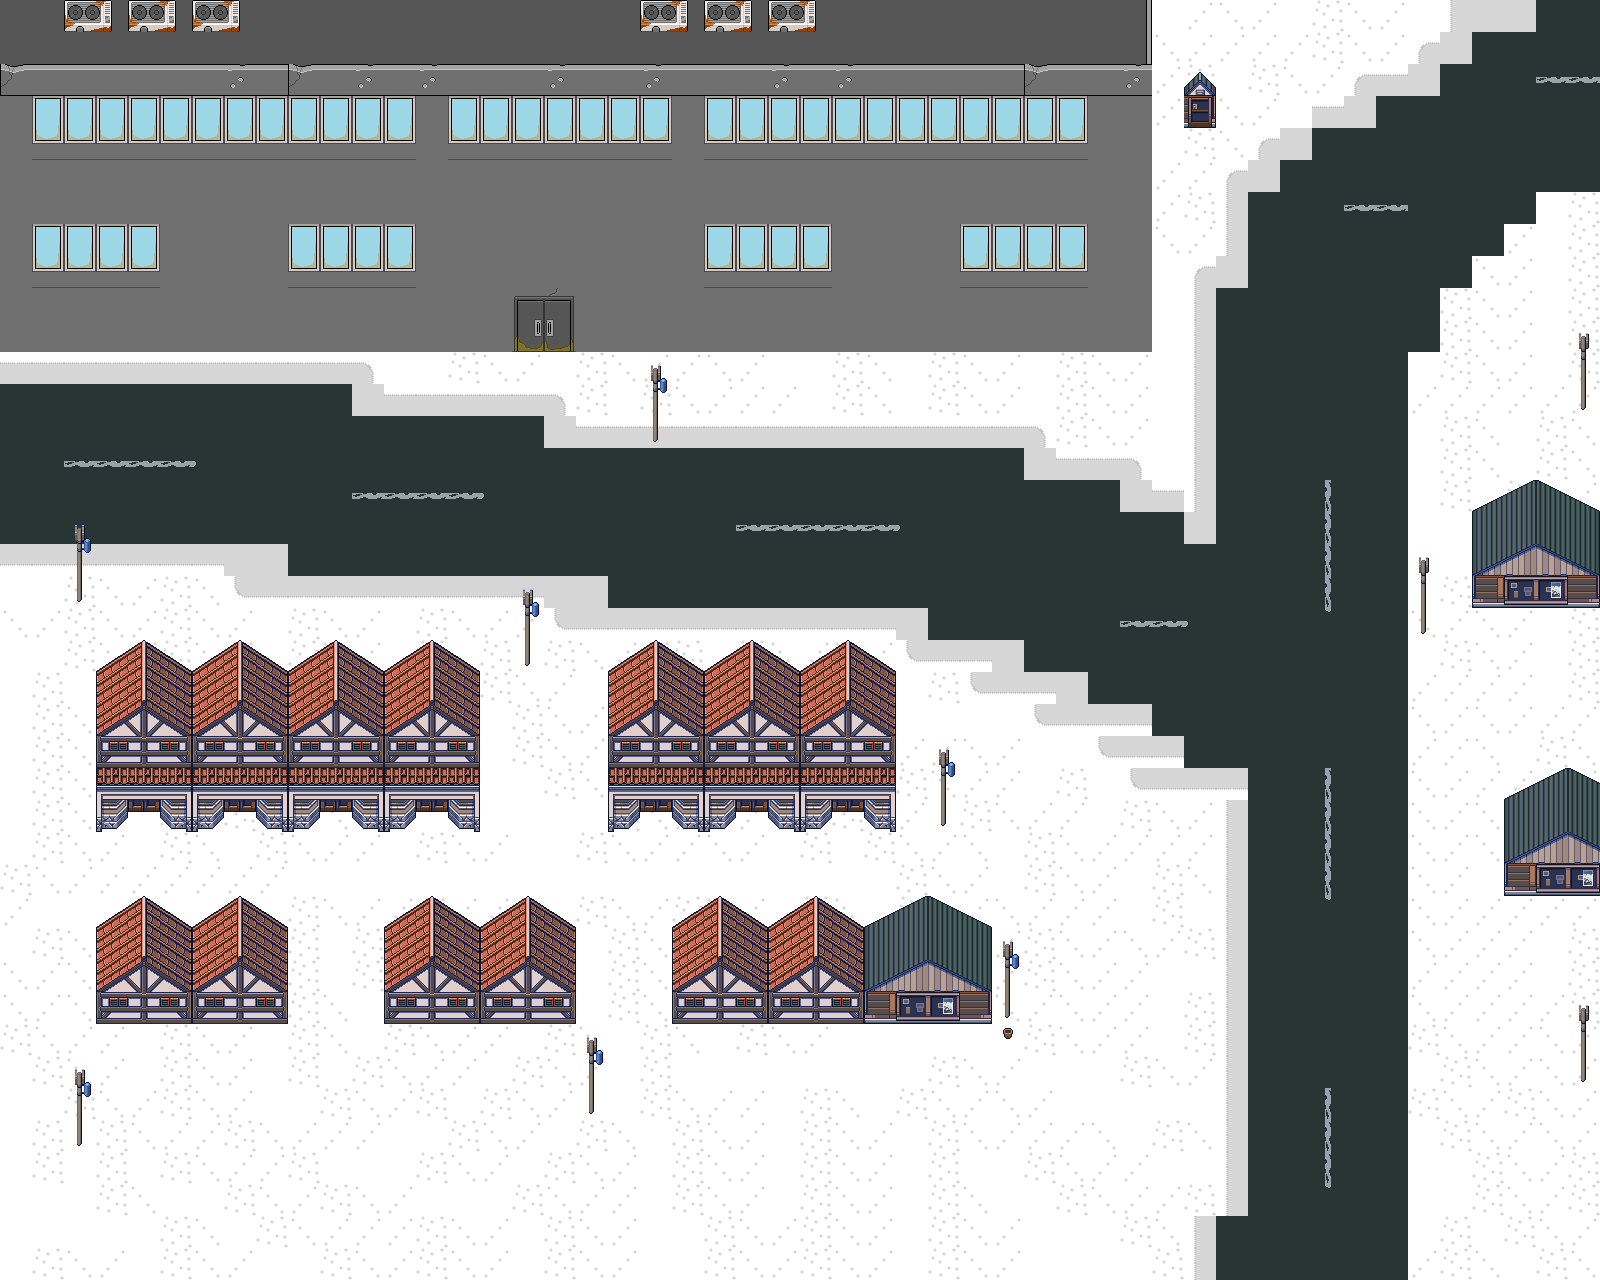

A level layout from a 2D game, rendered from its tile map. Below: a short description, then the map file with tile-grid data replaced by summaries:
An orthogonal 50x40 tile map with 32x32 px tiles, 2 tile layers (Tile Layer 1, Tile Layer 2), 3 tilesets.

<map version="1.10" tiledversion="1.12.0" orientation="orthogonal" renderorder="right-down" width="50" height="40" tilewidth="32" tileheight="32" infinite="0" nextlayerid="3" nextobjectid="1">
 <tileset firstgid="1" source="snow_nature_tileset.tsx" />
 <tileset firstgid="131" source="Tilemap.tsx" />
 <tileset firstgid="1571" source="Office_BuildingTiles_32x32.tsx" />
 <layer id="1" name="Tile Layer 1" width="50" height="40">
  <data>[2000 cells, 2000 non-empty, 22 distinct tile ids]</data>
 </layer>
 <layer id="2" name="Tile Layer 2" width="50" height="40">
  <data>[2000 cells, 389 non-empty, 55 distinct tile ids]</data>
 </layer>
</map>
